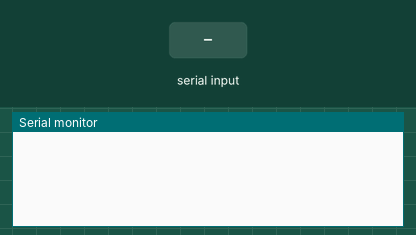
A sketch run on a simulated ESP8266 (NodeMCU). Shown: the last lines printed to the serial monitor. The inputs (shaded band) are chosen by the test bench. WiFi joins after 1.5 s; servers stay silent unless stated.

Above: at 3.0 s.
3.1 s: "90,45\n" received over the second serial link
At 4.3 s:
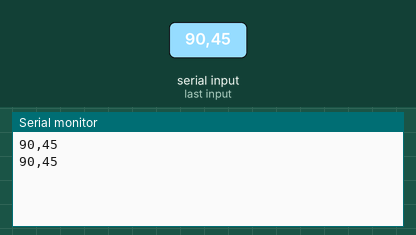
4.6 s: "5\n" received over the second serial link
At 5.5 s:
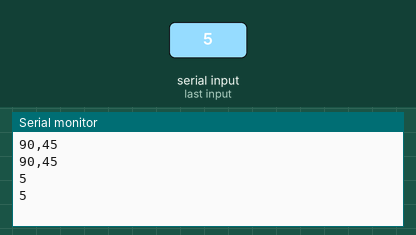

The sketch:

_Blynk__IoT_Based_Smart_poultry_farm_Fishing_System.ino
```cpp
#define BLYNK_PRINT Serial
#define BLYNK_TEMPLATE_ID "TMPL6zOk2SEI7"
#define BLYNK_TEMPLATE_NAME "Smart Poultry and Fish Farming System"
#define BLYNK_DEVICE_NAME "Smart Poultry and Fish Farming System"

#include <ESP8266WiFi.h>
#include <BlynkSimpleEsp8266.h>
#include <SoftwareSerial.h>
#define BLYNK_AUTH_TOKEN "_yRiHwBUaH8HYV3r0_iVFdokYlYMavzC"
char auth[] = "_yRiHwBUaH8HYV3r0_iVFdokYlYMavzC";
SoftwareSerial uno(14,12);

char ssid[] = "project";
char pass[] = "12345678";
BlynkTimer timer;
String content = "";
String HUM = "";
String TEM = "";
char character;

int ind1;
int ind2;
int ind3;


BLYNK_CONNECTED()
{
  Blynk.syncVirtual(V0);
  Blynk.syncVirtual(V1);
  Blynk.syncVirtual(V2);
}

void setup()
{
  // Debug console
  Serial.begin(9600);
  uno.begin(9600);
  Blynk.begin(auth, ssid, pass);
}

void loop()
{
  Blynk.run();
  timer.run();
  if (uno.available())  {
    char c = uno.read();  //gets one byte from serial buffer
    if (c == '\n') {
      Serial.println(content);
      uno.flush();
      ind1 = content.indexOf('=');  //finds location of first ,
      HUM = content.substring(0, ind1);   //captures first data String
      ind2 = content.indexOf('=', ind1+1 );   //finds location of second ,
      HUM = content.substring(ind1+1, ind2);   //captures second data String
      ind3 = content.indexOf('=', ind2+1 );   //finds location of second ,
      TEM = content.substring(ind2+1);   //captures second data String
      TEM.trim();
      Serial.println(TEM);
      content="";

      Blynk.virtualWrite(V0, HUM);
      Blynk.virtualWrite(V1, TEM);
      if(TEM.toInt() > 33){
        Blynk.virtualWrite(V2, 1);
      }
      else{
        Blynk.virtualWrite(V2, 0);
      }
    }
    else{
      content += c;
    }
  }
}
```

Measured:
- after the input at 3.1 s, the serial monitor: prints a new line at once (image 1)
- after the input at 4.6 s, the serial monitor: prints a new line at once (image 2)
